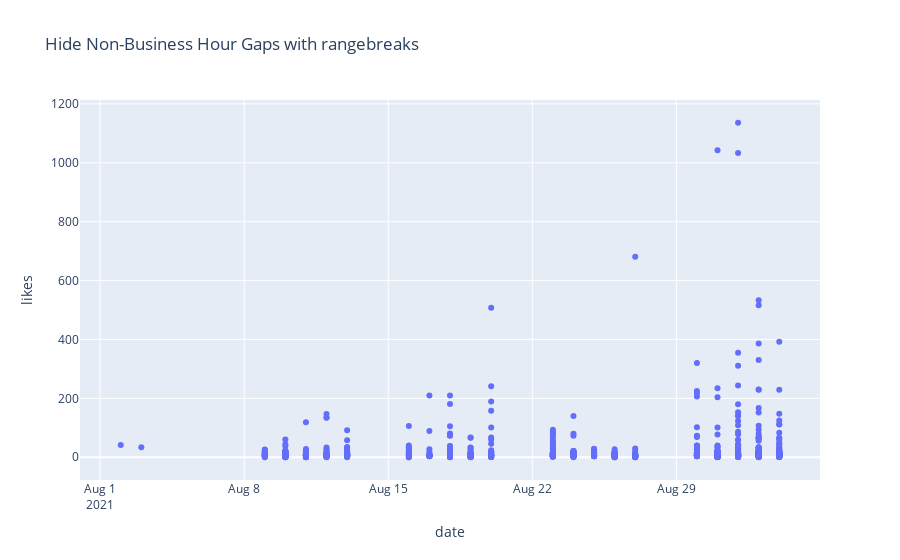

Notebook cell for this chart:
### Code cell
fig.show()

### Figure 1 — Plotly figure (JSON) as saved in the notebook; plotly's stock layout.template omitted (floating-point values rounded to 4 significant figures; data arrays with more than 128 entries replaced by an {"elided": "..."} marker saying what was removed)
{"data": [{"customdata": {"elided": "980x2 int values"}, "hovertemplate": "date=%{x}<br>likes=%{y}<br>userid=%{customdata[0]}<br>artid=%{customdata[1]}<extra></extra>", "legendgroup": "", "marker": {"color": "#636efa", "symbol": "circle"}, "mode": "markers", "name": "", "orientation": "v", "showlegend": false, "type": "scatter", "x": {"elided": "980 str values"}, "xaxis": "x", "y": {"elided": "980 int values"}, "yaxis": "y"}], "layout": {"legend": {"tracegroupgap": 0}, "title": {"text": "Hide Non-Business Hour Gaps with rangebreaks"}, "xaxis": {"anchor": "y", "domain": [0, 1], "title": {"text": "date"}}, "yaxis": {"anchor": "x", "domain": [0, 1], "title": {"text": "likes"}}}}
